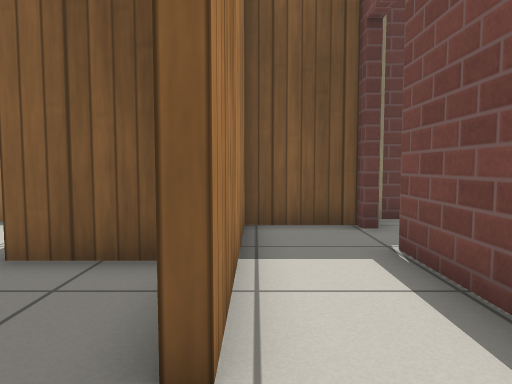
View 1 (above)

17 first-person views from a walk through a Gazebo world. The camera is 0.61 m above the floor, tilts 4° down and sees 70° across. The floor is counted in squares, 0.5 m on a side. Each view is taken from the middle of a square. On the plan, view 1 faces up. The plan holds only what a view shows up to about 14 squares ahead; the rest is blank. Gazebo's built-in surfaces are drawn with simple patterns.

View 2
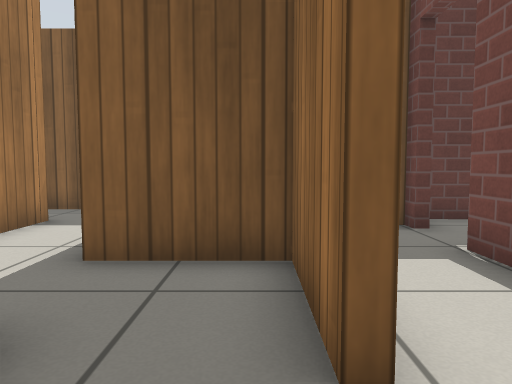

View 3
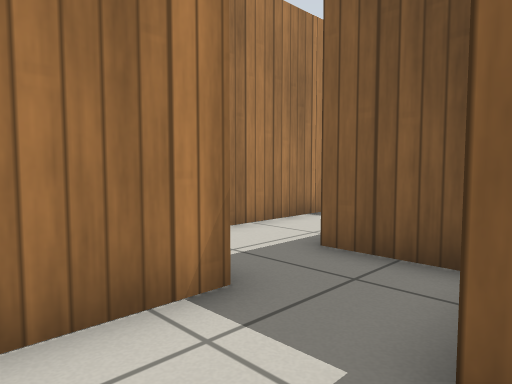

View 4
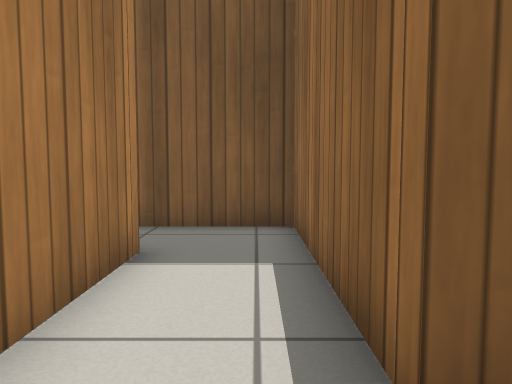

View 5
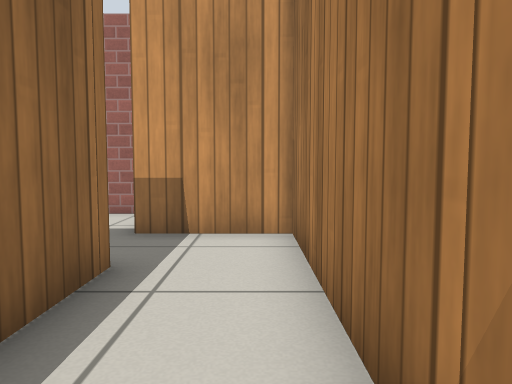

View 6
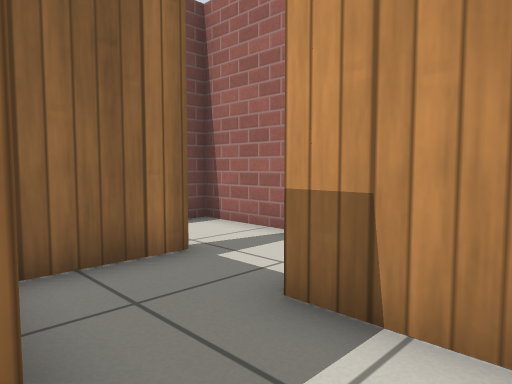

View 7
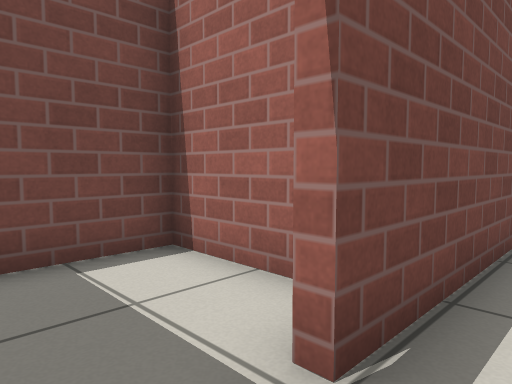

View 8
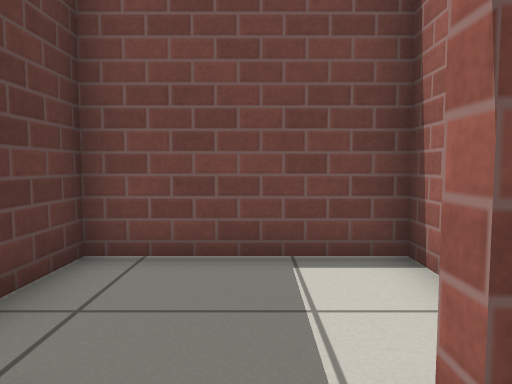

View 9
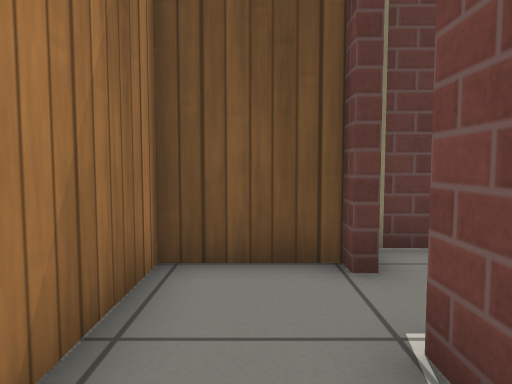

View 10
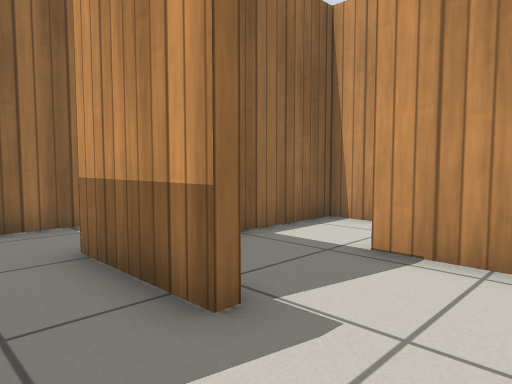

View 11
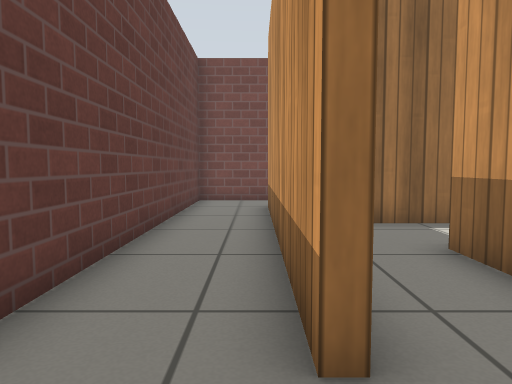

View 12
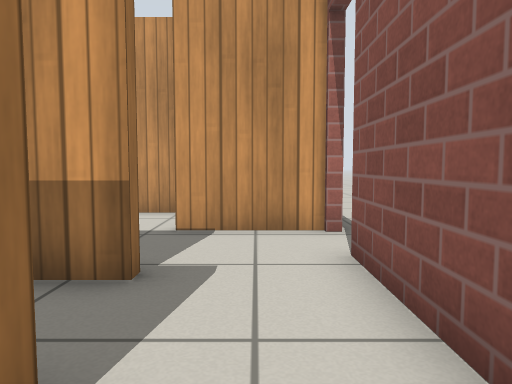

View 13
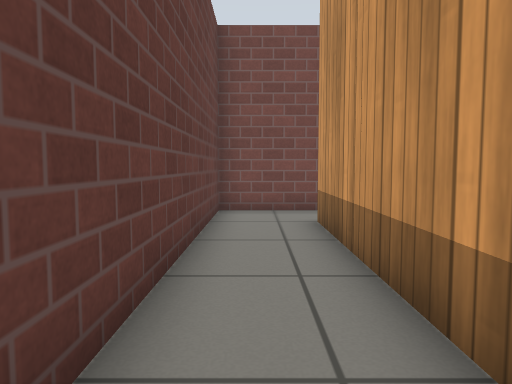

View 14
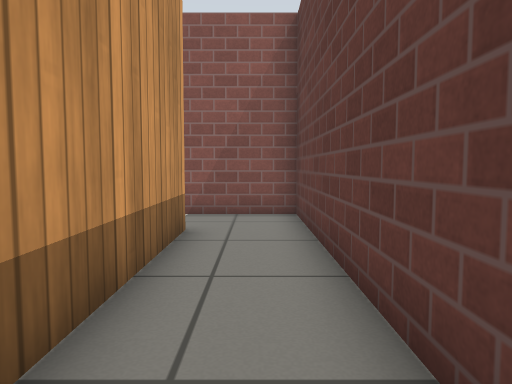

View 15
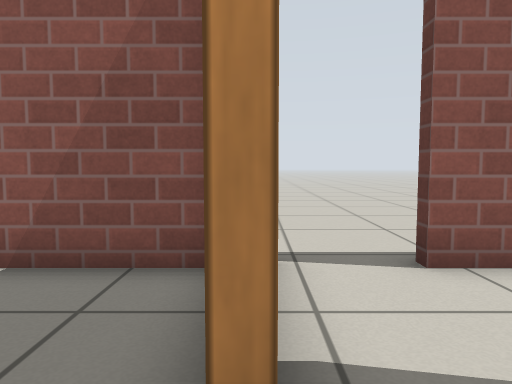

View 16
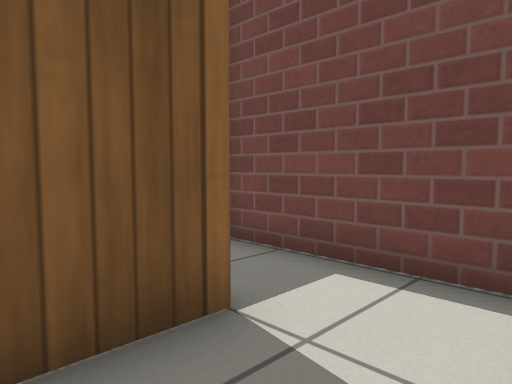

View 17
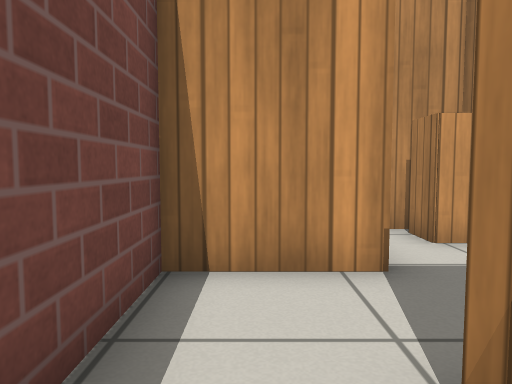

### Floor plan
Ten units are one square. View 1 is at (0, 0); x grows to the right and y downward. Boxes are objects, and circles mark ways between rooms. Rooms are numbered by the first view taken in them; rooms with no view inside come last. Other rooms are left out.
<svg viewBox="-119 -135 183 144">
<path fill="none" stroke="#000" d="M-2 -19 -5 -19M-19 4 6 4M-28 -24 -28 -4M-32 -46 -32 -103 -56 -103M-57 -82 -57 -24 -28 -24M21 -71 21 -75 -2 -75 -2 -19M6 4 21 4 21 -53M-90 -102 -90 -106 0 -106 0 -103M21 -95 21 -130 -113 -130 -113 -95M-80 -24 -60 -24 -60 -54M-113 -45 -113 -19M-6 -78 4 -78M0 -103 -17 -103M-28 -51 -15 -51M-87 -78 -87 -82 -57 -82M-113 -95 -113 -70M-114 -51 -84 -51M-56 -103 -70 -103M35 -40 59 -39 59 -83 28 -84M-5 -19 -5 -46 -32 -46M4 -78 21 -78 21 -95"/>
<rect x="-25" y="-65" width="10" height="10" fill="#bbb"><title>cabinet</title></rect>
<circle cx="0" cy="-10" r="3" fill="#2a7"/>
<circle cx="-15" cy="-20" r="3" fill="#2a7"/>
<circle cx="-60" cy="-90" r="3" fill="#2a7"/>
<circle cx="-30" cy="-35" r="3" fill="#2a7"/>
<circle cx="20" cy="-65" r="3" fill="#2a7"/>
<circle cx="-100" cy="-100" r="3" fill="#2a7"/>
<circle cx="10" cy="-100" r="3" fill="#2a7"/>
<circle cx="-75" cy="-50" r="3" fill="#2a7"/>
<circle cx="0" cy="-90" r="3" fill="#2a7"/>
<text x="-10" y="-10">1</text>
<text x="-40" y="-60">2</text>
<text x="10" y="-40">3</text>
<text x="-50" y="-110">4</text>
<text x="-90" y="-40">5</text>
<text x="-10" y="-80">6</text>
<text x="-90" y="-80">7</text>
<text x="40" y="-60">8</text>
<text x="-20" y="-40">9</text>
<text x="10" y="-90">10</text>
</svg>
Room 1 opens to room 3. Room 1 opens to room 9. Room 2 opens to room 7. Room 2 opens to room 9. Room 3 opens to room 8. Room 4 opens to room 7. Room 4 opens to room 10. Room 5 opens to room 7. Room 6 opens to room 10.

Where each view was taken, in squares from view 1:
view 1: 0 up, 0 right, facing up
view 2: 0 up, 1 left, facing up
view 3: 0 up, 0 right, facing up-left
view 4: 3 up, 4 left, facing up
view 5: 9 up, 5 left, facing down
view 6: 5 up, 5 left, facing down-right
view 7: 7 up, 1 right, facing down-right
view 8: 6 up, 1 right, facing right
view 9: 3 up, 1 right, facing up
view 10: 10 up, 11 left, facing down-right
view 11: 11 up, 11 left, facing right
view 12: 12 up, 10 left, facing down
view 13: 12 up, 8 left, facing right
view 14: 12 up, 2 left, facing left
view 15: 5 up, 7 left, facing left
view 16: 8 up, 2 left, facing up-right
view 17: 12 up, 1 right, facing down
